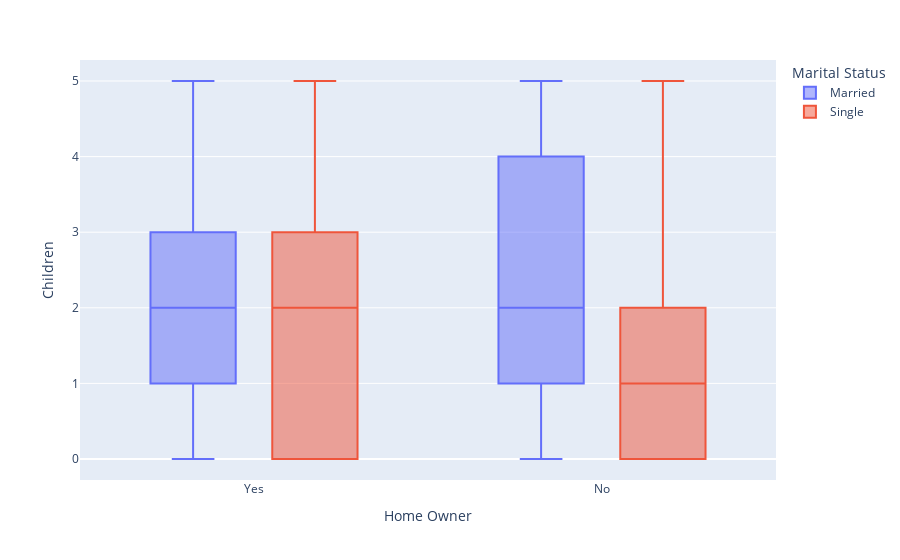

The cell this chart's notebook holds for it:
### Code cell
#Dependiendo de la cantidad de hijos y el estado civil se infiere si tiene casa o no
fig = px.box(df, y = 'Children', x = "Home Owner", color = "Marital Status")
fig.show()

### Figure 1 — Plotly figure (JSON) as saved in the notebook; plotly's stock layout.template omitted (floating-point values rounded to 4 significant figures; data arrays with more than 128 entries replaced by an {"elided": "..."} marker saying what was removed)
{"data": [{"alignmentgroup": "True", "hovertemplate": "Marital Status=Married<br>Home Owner=%{x}<br>Children=%{y}<extra></extra>", "legendgroup": "Married", "marker": {"color": "#636efa"}, "name": "Married", "notched": false, "offsetgroup": "Married", "orientation": "v", "showlegend": true, "type": "box", "x": {"elided": "529 str values"}, "x0": " ", "xaxis": "x", "y": {"elided": "529 int values"}, "y0": " ", "yaxis": "y"}, {"alignmentgroup": "True", "hovertemplate": "Marital Status=Single<br>Home Owner=%{x}<br>Children=%{y}<extra></extra>", "legendgroup": "Single", "marker": {"color": "#EF553B"}, "name": "Single", "notched": false, "offsetgroup": "Single", "orientation": "v", "showlegend": true, "type": "box", "x": {"elided": "453 str values"}, "x0": " ", "xaxis": "x", "y": {"elided": "453 int values"}, "y0": " ", "yaxis": "y"}], "layout": {"boxmode": "group", "legend": {"title": {"text": "Marital Status"}, "tracegroupgap": 0}, "margin": {"t": 60}, "xaxis": {"anchor": "y", "domain": [0, 1], "title": {"text": "Home Owner"}}, "yaxis": {"anchor": "x", "domain": [0, 1], "title": {"text": "Children"}}}}
